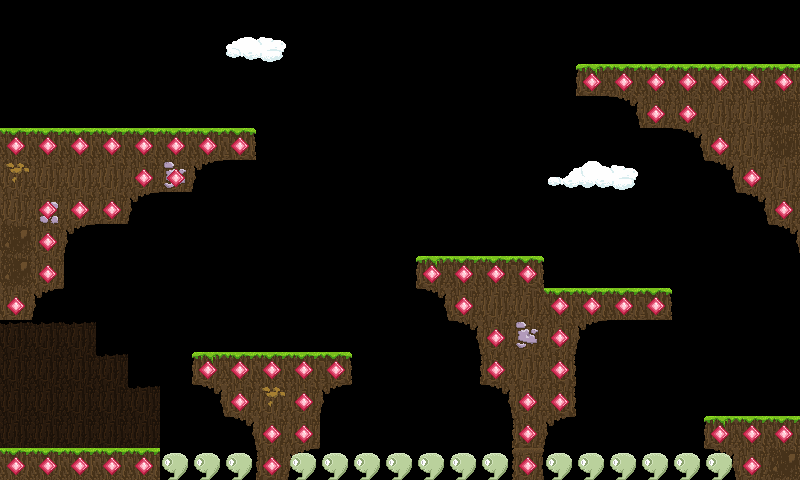

This is a level from a 2D game, rendered from its Tiled map with the project's own tilesets. A one-line summary and the complete map file follow:
An orthogonal 25x15 tile map with 32x32 px tiles, 4 tile layers (World, Ladders, CollisionLayer, DeathLayer) and 7 objects (5x EnemyStartPoint, PlayerStartPoint, PlayerFinishPoint).

<map version="1.0" orientation="orthogonal" renderorder="right-down" width="25" height="15" tilewidth="32" tileheight="32" nextobjectid="8">
 <tileset firstgid="1" name="BrownTiles" tilewidth="32" tileheight="32" tilecount="64" columns="8">
  <image source="../BrownNature/BrownTiles.png" width="256" height="256" />
 </tileset>
 <layer name="World" width="25" height="15">
  <data encoding="csv">
0,0,0,0,0,0,0,0,0,0,0,0,0,0,0,0,0,0,0,0,0,0,0,0,0,
0,0,0,0,0,0,0,38,39,0,0,0,0,0,0,0,0,0,0,0,0,0,0,0,0,
0,0,0,0,0,0,0,0,0,0,0,0,0,0,0,0,0,0,3,1,1,1,1,1,1,
0,0,0,0,0,0,0,0,0,0,0,0,0,0,0,0,0,0,0,13,5,5,5,5,33,
1,1,1,1,1,1,1,2,0,0,0,0,0,0,0,0,0,0,0,0,0,13,5,5,33,
50,5,5,5,5,49,56,0,0,0,0,0,0,0,0,0,0,42,41,40,0,0,13,5,5,
5,48,5,5,56,0,0,0,0,0,0,0,0,0,0,0,0,0,0,0,0,0,0,13,5,
34,5,56,0,0,0,0,0,0,0,0,0,0,0,0,0,0,0,0,0,0,0,0,0,13,
34,5,0,0,0,0,0,0,0,0,0,0,0,3,1,1,2,0,0,0,0,0,0,0,0,
5,56,0,0,0,0,0,0,0,0,0,0,0,13,5,5,5,1,1,1,2,0,0,0,0,
14,14,14,0,0,0,0,0,0,0,0,0,0,0,13,5,49,5,56,0,0,0,0,0,0,
12,12,12,14,0,0,3,1,1,1,2,0,0,0,0,4,5,6,0,0,0,0,0,0,0,
12,12,12,12,14,0,13,5,50,5,56,0,0,0,0,13,5,6,0,0,0,0,0,0,0,
12,12,12,12,12,0,0,13,5,5,0,0,0,0,0,0,4,56,0,0,0,0,3,1,1,
1,1,1,1,1,0,0,0,4,56,0,0,0,0,0,0,17,0,0,0,0,0,13,5,34
</data>
 </layer>
 <objectgroup name="ObjectLayer">
  <object id="1" name="PlayerStartPoint" x="32" y="384" width="32" height="32" />
  <object id="2" name="EnemyStartPoint" x="448" y="224" width="32" height="32" />
  <object id="3" name="EnemyStartPoint" x="736" y="384" width="32" height="32" />
  <object id="4" name="EnemyStartPoint" x="64" y="96" width="32" height="32" />
  <object id="5" name="EnemyStartPoint" x="608" y="32" width="32" height="32" />
  <object id="6" name="EnemyStartPoint" x="256" y="320" width="32" height="32" />
  <object id="7" name="PlayerFinishPoint" x="768" y="0" width="32" height="32" />
 </objectgroup>
 <layer name="Ladders" width="25" height="15">
  <data encoding="csv">
0,0,0,0,0,0,0,0,0,0,0,0,0,0,0,0,0,0,0,0,0,0,0,0,0,
0,0,0,0,0,0,0,0,0,0,0,0,0,0,0,0,0,0,0,0,0,0,0,0,0,
0,0,0,0,0,0,0,0,0,0,0,0,0,0,0,0,0,0,0,0,0,0,0,0,0,
0,0,0,0,0,0,0,0,0,0,0,0,0,0,0,0,0,0,0,0,0,0,0,0,0,
0,0,0,0,0,0,0,0,0,0,0,0,0,0,0,0,0,0,0,0,0,0,0,0,0,
0,0,0,0,0,0,0,0,0,0,0,0,0,0,0,0,0,0,0,0,0,0,0,0,0,
0,0,0,0,0,0,0,0,0,0,0,0,0,0,0,0,0,0,0,0,0,0,0,0,0,
0,0,0,0,0,0,0,0,0,0,0,0,0,0,0,0,0,0,0,0,0,0,0,0,0,
0,0,0,0,0,0,0,0,0,0,0,0,0,0,0,0,0,0,0,0,0,0,0,0,0,
0,0,0,0,0,0,0,0,0,0,0,0,0,0,0,0,0,0,0,0,0,0,0,0,0,
0,0,0,0,0,0,0,0,0,0,0,0,0,0,0,0,0,0,0,0,0,0,0,0,0,
0,0,0,0,0,0,0,0,0,0,0,0,0,0,0,0,0,0,0,0,0,0,0,0,0,
0,0,0,0,0,0,0,0,0,0,0,0,0,0,0,0,0,0,0,0,0,0,0,0,0,
0,0,0,0,0,0,0,0,0,0,0,0,0,0,0,0,0,0,0,0,0,0,0,0,0,
0,0,0,0,0,0,0,0,0,0,0,0,0,0,0,0,0,0,0,0,0,0,0,0,0
</data>
 </layer>
 <layer name="CollisionLayer" width="25" height="15">
  <data encoding="csv">
0,0,0,0,0,0,0,0,0,0,0,0,0,0,0,0,0,0,0,0,0,0,0,0,0,
0,0,0,0,0,0,0,0,0,0,0,0,0,0,0,0,0,0,0,0,0,0,0,0,0,
0,0,0,0,0,0,0,0,0,0,0,0,0,0,0,0,0,0,51,51,51,51,51,51,51,
0,0,0,0,0,0,0,0,0,0,0,0,0,0,0,0,0,0,0,0,51,51,0,0,0,
51,51,51,51,51,51,51,51,0,0,0,0,0,0,0,0,0,0,0,0,0,0,51,0,0,
0,0,0,0,51,51,0,0,0,0,0,0,0,0,0,0,0,0,0,0,0,0,0,51,0,
0,51,51,51,0,0,0,0,0,0,0,0,0,0,0,0,0,0,0,0,0,0,0,0,51,
0,51,0,0,0,0,0,0,0,0,0,0,0,0,0,0,0,0,0,0,0,0,0,0,0,
0,51,0,0,0,0,0,0,0,0,0,0,0,51,51,51,51,0,0,0,0,0,0,0,0,
51,0,0,0,0,0,0,0,0,0,0,0,0,0,51,0,0,51,51,51,51,0,0,0,0,
0,0,0,0,0,0,0,0,0,0,0,0,0,0,0,51,0,51,0,0,0,0,0,0,0,
0,0,0,0,0,0,51,51,51,51,51,0,0,0,0,51,0,51,0,0,0,0,0,0,0,
0,0,0,0,0,0,0,51,0,51,0,0,0,0,0,0,51,51,0,0,0,0,0,0,0,
0,0,0,0,0,0,0,0,51,51,0,0,0,0,0,0,51,0,0,0,0,0,51,51,51,
51,51,51,51,51,0,0,0,51,0,0,0,0,0,0,0,51,0,0,0,0,0,0,51,0
</data>
 </layer>
 <layer name="DeathLayer" width="25" height="15">
  <data encoding="csv">
0,0,0,0,0,0,0,0,0,0,0,0,0,0,0,0,0,0,0,0,0,0,0,0,0,
0,0,0,0,0,0,0,0,0,0,0,0,0,0,0,0,0,0,0,0,0,0,0,0,0,
0,0,0,0,0,0,0,0,0,0,0,0,0,0,0,0,0,0,0,0,0,0,0,0,0,
0,0,0,0,0,0,0,0,0,0,0,0,0,0,0,0,0,0,0,0,0,0,0,0,0,
0,0,0,0,0,0,0,0,0,0,0,0,0,0,0,0,0,0,0,0,0,0,0,0,0,
0,0,0,0,0,0,0,0,0,0,0,0,0,0,0,0,0,0,0,0,0,0,0,0,0,
0,0,0,0,0,0,0,0,0,0,0,0,0,0,0,0,0,0,0,0,0,0,0,0,0,
0,0,0,0,0,0,0,0,0,0,0,0,0,0,0,0,0,0,0,0,0,0,0,0,0,
0,0,0,0,0,0,0,0,0,0,0,0,0,0,0,0,0,0,0,0,0,0,0,0,0,
0,0,0,0,0,0,0,0,0,0,0,0,0,0,0,0,0,0,0,0,0,0,0,0,0,
0,0,0,0,0,0,0,0,0,0,0,0,0,0,0,0,0,0,0,0,0,0,0,0,0,
0,0,0,0,0,0,0,0,0,0,0,0,0,0,0,0,0,0,0,0,0,0,0,0,0,
0,0,0,0,0,0,0,0,0,0,0,0,0,0,0,0,0,0,0,0,0,0,0,0,0,
0,0,0,0,0,0,0,0,0,0,0,0,0,0,0,0,0,0,0,0,0,0,0,0,0,
0,0,0,0,0,52,52,52,0,52,52,52,52,52,52,52,0,52,52,52,52,52,52,0,0
</data>
 </layer>
</map>
